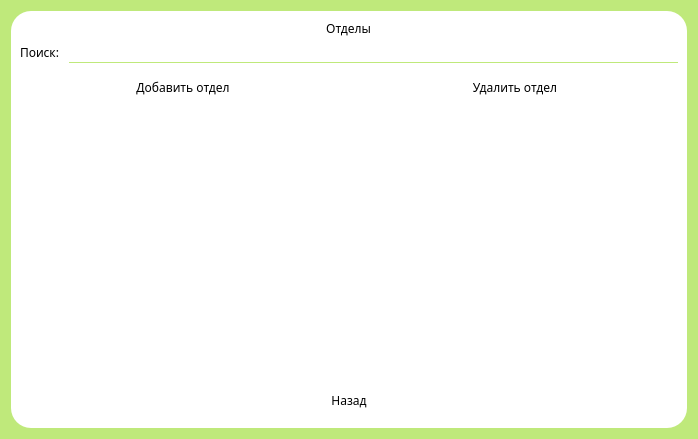
<?xml version="1.0" encoding="UTF-8"?>
<ui version="4.0">
 <class>Dialog</class>
 <widget class="QDialog" name="Dialog">
  <property name="geometry">
   <rect>
    <x>0</x>
    <y>0</y>
    <width>698</width>
    <height>439</height>
   </rect>
  </property>
  <property name="windowTitle">
   <string>Dialog</string>
  </property>
  <property name="styleSheet">
   <string notr="true">background-color: 	rgb(191, 233, 123);
font-family: Myanmar Text;</string>
  </property>
  <layout class="QVBoxLayout" name="verticalLayout_4">
   <item>
    <widget class="QFrame" name="frame">
     <property name="focusPolicy">
      <enum>Qt::FocusPolicy::NoFocus</enum>
     </property>
     <property name="styleSheet">
      <string notr="true">background-color: white;
border-radius: 20px;</string>
     </property>
     <property name="frameShape">
      <enum>QFrame::Shape::StyledPanel</enum>
     </property>
     <property name="frameShadow">
      <enum>QFrame::Shadow::Raised</enum>
     </property>
     <layout class="QVBoxLayout" name="verticalLayout">
      <item alignment="Qt::AlignmentFlag::AlignHCenter">
       <widget class="QLabel" name="WindowTitle">
        <property name="sizePolicy">
         <sizepolicy hsizetype="Fixed" vsizetype="Fixed">
          <horstretch>0</horstretch>
          <verstretch>0</verstretch>
         </sizepolicy>
        </property>
        <property name="styleSheet">
         <string notr="true"/>
        </property>
        <property name="text">
         <string>Отделы</string>
        </property>
        <property name="alignment">
         <set>Qt::AlignmentFlag::AlignCenter</set>
        </property>
       </widget>
      </item>
      <item>
       <layout class="QHBoxLayout" name="SearchDepartmentBlock">
        <item>
         <widget class="QLabel" name="SearchDepartmentLabel">
          <property name="sizePolicy">
           <sizepolicy hsizetype="Fixed" vsizetype="Fixed">
            <horstretch>0</horstretch>
            <verstretch>0</verstretch>
           </sizepolicy>
          </property>
          <property name="text">
           <string>Поиск: </string>
          </property>
         </widget>
        </item>
        <item>
         <widget class="QLineEdit" name="SearchDepartmentInput">
          <property name="sizePolicy">
           <sizepolicy hsizetype="Expanding" vsizetype="Fixed">
            <horstretch>0</horstretch>
            <verstretch>0</verstretch>
           </sizepolicy>
          </property>
          <property name="styleSheet">
           <string notr="true">border-bottom: 1px solid rgb(191, 233, 123);</string>
          </property>
         </widget>
        </item>
       </layout>
      </item>
      <item>
       <layout class="QHBoxLayout" name="ActionsButtonsBlock">
        <item>
         <widget class="QPushButton" name="AddDepartmentButton">
          <property name="styleSheet">
           <string notr="true">QPushButton {
border-radius: 10;
background-color: '#bfe97b';
padding: 10px;
}

QPushButton:hover {
background-color: #a7ca6b;
}</string>
          </property>
          <property name="text">
           <string>Добавить отдел</string>
          </property>
         </widget>
        </item>
        <item>
         <widget class="QPushButton" name="DeleteDepartmentButton">
          <property name="styleSheet">
           <string notr="true">QPushButton {
border-radius: 10;
background-color: '#bfe97b';
padding: 10px;
}

QPushButton:hover {
background-color: #a7ca6b;
}</string>
          </property>
          <property name="text">
           <string>Удалить отдел</string>
          </property>
         </widget>
        </item>
       </layout>
      </item>
      <item>
       <widget class="QTableView" name="DepartmentsTable">
        <property name="sizePolicy">
         <sizepolicy hsizetype="Expanding" vsizetype="Expanding">
          <horstretch>0</horstretch>
          <verstretch>0</verstretch>
         </sizepolicy>
        </property>
        <property name="verticalScrollMode">
         <enum>QAbstractItemView::ScrollMode::ScrollPerPixel</enum>
        </property>
        <property name="horizontalScrollMode">
         <enum>QAbstractItemView::ScrollMode::ScrollPerPixel</enum>
        </property>
       </widget>
      </item>
      <item alignment="Qt::AlignmentFlag::AlignHCenter">
       <widget class="QPushButton" name="ReturnButton">
        <property name="sizePolicy">
         <sizepolicy hsizetype="Fixed" vsizetype="Fixed">
          <horstretch>0</horstretch>
          <verstretch>0</verstretch>
         </sizepolicy>
        </property>
        <property name="styleSheet">
         <string notr="true">QPushButton {
border-radius: 10;
background-color: '#bfe97b';
padding: 10px  50px;
}

QPushButton:hover {
background-color: #a7ca6b;
}</string>
        </property>
        <property name="text">
         <string>Назад</string>
        </property>
        <property name="autoDefault">
         <bool>true</bool>
        </property>
        <property name="default">
         <bool>false</bool>
        </property>
        <property name="flat">
         <bool>false</bool>
        </property>
       </widget>
      </item>
     </layout>
    </widget>
   </item>
  </layout>
 </widget>
 <resources/>
 <connections/>
</ui>
